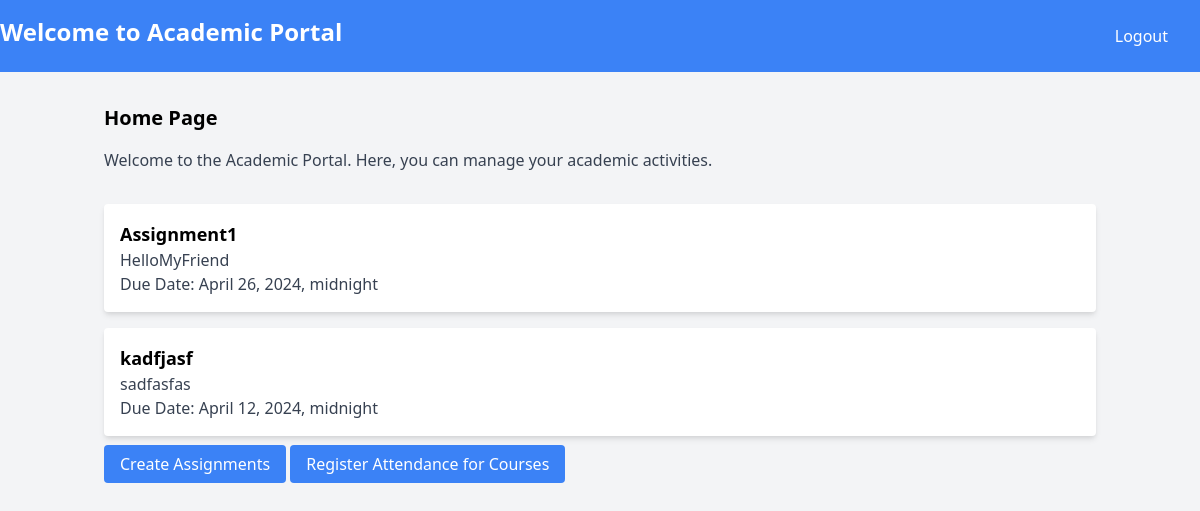
The app's page /portal/ (signed in) with its own data.
### academic_portal/models.py (models this page shows, shortened)
class Assignment(models.Model):
    course = models.ForeignKey('Course', on_delete=models.CASCADE, verbose_name=_('Course'), related_name='assignments')
    title = models.CharField(max_length=100, null=False, blank=False, verbose_name=_('Title'))
    description = models.TextField(verbose_name=_('Description'))
    due_date = models.DateTimeField(verbose_name=_('Due Date'))
    file = models.FileField(upload_to='assignments/', verbose_name=_('File'))
    class Meta:
        verbose_name = _('Assignment')
        verbose_name_plural = _('Assignments')
        ordering = ['title', 'due_date']
        indexes = [
            models.Index(fields=['title'], name='assignment_title_idx'),
        ]

### academic_portal/views.py (the view)
# urls.py: 2. Add a URL to urlpatterns:  path('', views.home, name='home')
@login_required
def home(request):
    assignments = []
    if hasattr(request.user, 'lecturer'):
        courses = request.user.lecturer.courses.all()
        for course in courses:
            assignments = assignments + list(course.assignments.all())
    return render(request, 'home1.html', {
        'user': request.user,
        'assignments': assignments
    })

### academic_portal/templates/home1.html (shortened to what this page needs)
<!DOCTYPE html>
<html lang="en">
<head>
    <link href="https://cdn.jsdelivr.net/npm/tailwindcss@2.2.19/dist/tailwind.min.css" rel="stylesheet">
</head>
<body class="bg-gray-100">
    <header class="bg-blue-500 text-white py-4 flex justify-between">
        <h1 class="text-2xl font-semibold text-center">Welcome to Academic Portal</h1>
        <form action="{% url 'users:logout' %}" method="post">
            <button type="submit" class="float-right mr-4 text-white py-2 px-4 rounded">Logout</button>
        </form>
    </header>
    <main class="container mx-auto mt-8 px-4">
        <h3 class="text-xl font-semibold mb-4">Home Page</h3>
        <p class="text-gray-700">Welcome to the Academic Portal. Here, you can manage your academic activities.</p>
    </main>
    <nav class="container mx-auto mt-8 px-4">
        {% if user.lecturer %}
            {% for assignment in assignments %}
                <div class="bg-white p-4 rounded shadow-md mb-4">
                    <h3 class="text-lg font-semibold">{{ assignment.title }}</h3>
                    <p class="text-gray-700">{{ assignment.description }}</p>
                    <p class="text-gray-700">Due Date: {{ assignment.due_date }}</p>
                </div>
            {% endfor %}
            <a href="{% url 'academic_portal:assignment' %}" class="bg-blue-500 text-white py-2 px-4 rounded">Create Assignments</a>
            {% if user.is_authenticated and user.lecturer %}
                <a href="{% url 'academic_portal:choose_course' %}" class="bg-blue-500 text-white py-2 px-4 rounded">Register Attendance for Courses</a>
        {% endif %}
        {% elif user.student %}
            <a href="{% url 'academic_portal:add_course' %}" class="bg-blue-500 text-white py-2 px-4 rounded">Add Courses</a>
            <a href="{% url 'academic_portal:assignment' %}" class="bg-blue-500 text-white py-2 px-4 rounded">Submit Homework</a>
        {% endif %}
    </nav>
</body>
</html>

### records on screen
Assignment: title "Assignment1", description "HelloMyFriend", due_date "April 26, 2024, midnight"
Assignment: title "kadfjasf", description "sadfasfas", due_date "April 12, 2024, midnight"
